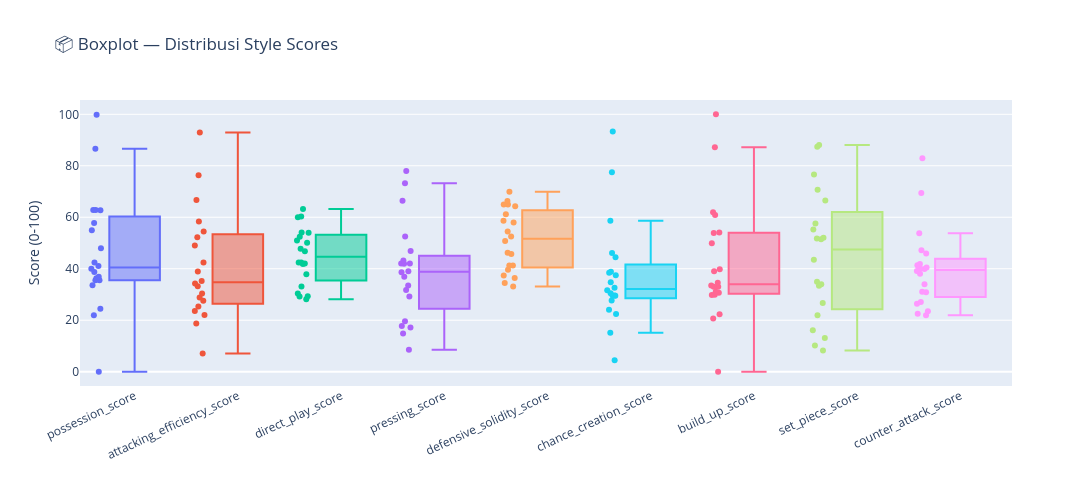

Notebook code cell kept with this figure:
### Code cell
# --- Boxplot untuk seluruh style scores ---
fig = px.box(
    teams_style_scores.melt(id_vars="club", value_vars=score_cols,
                            var_name="Style", value_name="Score"),
    x="Style",
    y="Score",
    color="Style",
    title="📦 Boxplot — Distribusi Style Scores",
    points="all",
    hover_data=["club"],
)

fig.update_layout(
    width=1100,
    height=500,
    showlegend=False,
    xaxis_tickangle=-25,
    xaxis_title="",
    yaxis_title="Score (0-100)",
)
fig.show()

### Figure 1 — Plotly figure (JSON) as saved in the notebook; plotly's stock layout.template omitted (floating-point values rounded to 4 significant figures)
{"data": [{"alignmentgroup": "True", "boxpoints": "all", "customdata": [["Alaves"], ["Athletic Bilbao"], ["Atlético Madrid"], ["Barcelona"], ["Celta Vigo"], ["Elche"], ["Espanyol"], ["Getafe"], ["Girona"], ["Levante"], ["Mallorca"], ["Osasuna"], ["Rayo Vallecano"], ["Real Betis"], ["Real Madrid"], ["Real Oviedo"], ["Real Sociedad"], ["Sevilla"], ["Valencia"], ["Villarreal"]], "hovertemplate": "Style=%{x}<br>Score=%{y}<br>club=%{customdata[0]}<extra></extra>", "legendgroup": "possession_score", "marker": {"color": "#636efa"}, "name": "possession_score", "notched": false, "offsetgroup": "possession_score", "orientation": "v", "showlegend": true, "type": "box", "x": ["possession_score", "possession_score", "possession_score", "possession_score", "possession_score", "possession_score", "possession_score", "possession_score", "possession_score", "possession_score", "possession_score", "possession_score", "possession_score", "possession_score", "possession_score", "possession_score", "possession_score", "possession_score", "possession_score", "possession_score"], "x0": " ", "xaxis": "x", "y": [35.54, 35.48, 62.8, 99.85, 62.75, 62.78, 21.93, 0.0, 57.78, 24.5, 36.86, 33.56, 42.45, 54.97, 86.57, 36.34, 47.95, 39.98, 38.72, 41.03], "y0": " ", "yaxis": "y"}, {"alignmentgroup": "True", "boxpoints": "all", "customdata": [["Alaves"], ["Athletic Bilbao"], ["Atlético Madrid"], ["Barcelona"], ["Celta Vigo"], ["Elche"], ["Espanyol"], ["Getafe"], ["Girona"], ["Levante"], ["Mallorca"], ["Osasuna"], ["Rayo Vallecano"], ["Real Betis"], ["Real Madrid"], ["Real Oviedo"], ["Real Sociedad"], ["Sevilla"], ["Valencia"], ["Villarreal"]], "hovertemplate": "Style=%{x}<br>Score=%{y}<br>club=%{customdata[0]}<extra></extra>", "legendgroup": "attacking_efficiency_score", "marker": {"color": "#EF553B"}, "name": "attacking_efficiency_score", "notched": false, "offsetgroup": "attacking_efficiency_score", "orientation": "v", "showlegend": true, "type": "box", "x": ["attacking_efficiency_score", "attacking_efficiency_score", "attacking_efficiency_score", "attacking_efficiency_score", "attacking_efficiency_score", "attacking_efficiency_score", "attacking_efficiency_score", "attacking_efficiency_score", "attacking_efficiency_score", "attacking_efficiency_score", "attacking_efficiency_score", "attacking_efficiency_score", "attacking_efficiency_score", "attacking_efficiency_score", "attacking_efficiency_score", "attacking_efficiency_score", "attacking_efficiency_score", "attacking_efficiency_score", "attacking_efficiency_score", "attacking_efficiency_score"], "x0": " ", "xaxis": "x", "y": [28.84, 25.37, 58.39, 92.97, 52.2, 42.47, 27.52, 18.7, 23.62, 34.26, 38.96, 30.42, 21.99, 49.0, 66.66, 7.11, 54.51, 35.2, 33.23, 76.34], "y0": " ", "yaxis": "y"}, {"alignmentgroup": "True", "boxpoints": "all", "customdata": [["Alaves"], ["Athletic Bilbao"], ["Atlético Madrid"], ["Barcelona"], ["Celta Vigo"], ["Elche"], ["Espanyol"], ["Getafe"], ["Girona"], ["Levante"], ["Mallorca"], ["Osasuna"], ["Rayo Vallecano"], ["Real Betis"], ["Real Madrid"], ["Real Oviedo"], ["Real Sociedad"], ["Sevilla"], ["Valencia"], ["Villarreal"]], "hovertemplate": "Style=%{x}<br>Score=%{y}<br>club=%{customdata[0]}<extra></extra>", "legendgroup": "direct_play_score", "marker": {"color": "#00cc96"}, "name": "direct_play_score", "notched": false, "offsetgroup": "direct_play_score", "orientation": "v", "showlegend": true, "type": "box", "x": ["direct_play_score", "direct_play_score", "direct_play_score", "direct_play_score", "direct_play_score", "direct_play_score", "direct_play_score", "direct_play_score", "direct_play_score", "direct_play_score", "direct_play_score", "direct_play_score", "direct_play_score", "direct_play_score", "direct_play_score", "direct_play_score", "direct_play_score", "direct_play_score", "direct_play_score", "direct_play_score"], "x0": " ", "xaxis": "x", "y": [42.39, 50.96, 37.83, 28.16, 29.33, 29.21, 60.25, 54.03, 30.34, 54.05, 41.81, 52.42, 50.08, 60.0, 42.42, 33.12, 47.81, 46.83, 42.08, 63.23], "y0": " ", "yaxis": "y"}, {"alignmentgroup": "True", "boxpoints": "all", "customdata": [["Alaves"], ["Athletic Bilbao"], ["Atlético Madrid"], ["Barcelona"], ["Celta Vigo"], ["Elche"], ["Espanyol"], ["Getafe"], ["Girona"], ["Levante"], ["Mallorca"], ["Osasuna"], ["Rayo Vallecano"], ["Real Betis"], ["Real Madrid"], ["Real Oviedo"], ["Real Sociedad"], ["Sevilla"], ["Valencia"], ["Villarreal"]], "hovertemplate": "Style=%{x}<br>Score=%{y}<br>club=%{customdata[0]}<extra></extra>", "legendgroup": "pressing_score", "marker": {"color": "#ab63fa"}, "name": "pressing_score", "notched": false, "offsetgroup": "pressing_score", "orientation": "v", "showlegend": true, "type": "box", "x": ["pressing_score", "pressing_score", "pressing_score", "pressing_score", "pressing_score", "pressing_score", "pressing_score", "pressing_score", "pressing_score", "pressing_score", "pressing_score", "pressing_score", "pressing_score", "pressing_score", "pressing_score", "pressing_score", "pressing_score", "pressing_score", "pressing_score", "pressing_score"], "x0": " ", "xaxis": "x", "y": [42.0, 77.96, 38.66, 73.25, 19.63, 42.06, 36.89, 38.98, 14.81, 31.7, 17.76, 29.21, 43.24, 46.87, 66.37, 17.13, 52.5, 41.91, 33.5, 8.5], "y0": " ", "yaxis": "y"}, {"alignmentgroup": "True", "boxpoints": "all", "customdata": [["Alaves"], ["Athletic Bilbao"], ["Atlético Madrid"], ["Barcelona"], ["Celta Vigo"], ["Elche"], ["Espanyol"], ["Getafe"], ["Girona"], ["Levante"], ["Mallorca"], ["Osasuna"], ["Rayo Vallecano"], ["Real Betis"], ["Real Madrid"], ["Real Oviedo"], ["Real Sociedad"], ["Sevilla"], ["Valencia"], ["Villarreal"]], "hovertemplate": "Style=%{x}<br>Score=%{y}<br>club=%{customdata[0]}<extra></extra>", "legendgroup": "defensive_solidity_score", "marker": {"color": "#FFA15A"}, "name": "defensive_solidity_score", "notched": false, "offsetgroup": "defensive_solidity_score", "orientation": "v", "showlegend": true, "type": "box", "x": ["defensive_solidity_score", "defensive_solidity_score", "defensive_solidity_score", "defensive_solidity_score", "defensive_solidity_score", "defensive_solidity_score", "defensive_solidity_score", "defensive_solidity_score", "defensive_solidity_score", "defensive_solidity_score", "defensive_solidity_score", "defensive_solidity_score", "defensive_solidity_score", "defensive_solidity_score", "defensive_solidity_score", "defensive_solidity_score", "defensive_solidity_score", "defensive_solidity_score", "defensive_solidity_score", "defensive_solidity_score"], "x0": " ", "xaxis": "x", "y": [58.01, 64.27, 58.67, 50.82, 45.68, 37.34, 41.25, 69.87, 36.43, 34.47, 33.11, 54.51, 64.98, 64.92, 61.14, 39.65, 41.27, 46.24, 52.5, 66.31], "y0": " ", "yaxis": "y"}, {"alignmentgroup": "True", "boxpoints": "all", "customdata": [["Alaves"], ["Athletic Bilbao"], ["Atlético Madrid"], ["Barcelona"], ["Celta Vigo"], ["Elche"], ["Espanyol"], ["Getafe"], ["Girona"], ["Levante"], ["Mallorca"], ["Osasuna"], ["Rayo Vallecano"], ["Real Betis"], ["Real Madrid"], ["Real Oviedo"], ["Real Sociedad"], ["Sevilla"], ["Valencia"], ["Villarreal"]], "hovertemplate": "Style=%{x}<br>Score=%{y}<br>club=%{customdata[0]}<extra></extra>", "legendgroup": "chance_creation_score", "marker": {"color": "#19d3f3"}, "name": "chance_creation_score", "notched": false, "offsetgroup": "chance_creation_score", "orientation": "v", "showlegend": true, "type": "box", "x": ["chance_creation_score", "chance_creation_score", "chance_creation_score", "chance_creation_score", "chance_creation_score", "chance_creation_score", "chance_creation_score", "chance_creation_score", "chance_creation_score", "chance_creation_score", "chance_creation_score", "chance_creation_score", "chance_creation_score", "chance_creation_score", "chance_creation_score", "chance_creation_score", "chance_creation_score", "chance_creation_score", "chance_creation_score", "chance_creation_score"], "x0": " ", "xaxis": "x", "y": [29.6, 46.15, 58.67, 93.29, 32.58, 27.62, 29.59, 4.45, 29.47, 34.77, 22.43, 31.62, 37.43, 44.51, 77.45, 15.13, 38.41, 24.02, 30.5, 38.8], "y0": " ", "yaxis": "y"}, {"alignmentgroup": "True", "boxpoints": "all", "customdata": [["Alaves"], ["Athletic Bilbao"], ["Atlético Madrid"], ["Barcelona"], ["Celta Vigo"], ["Elche"], ["Espanyol"], ["Getafe"], ["Girona"], ["Levante"], ["Mallorca"], ["Osasuna"], ["Rayo Vallecano"], ["Real Betis"], ["Real Madrid"], ["Real Oviedo"], ["Real Sociedad"], ["Sevilla"], ["Valencia"], ["Villarreal"]], "hovertemplate": "Style=%{x}<br>Score=%{y}<br>club=%{customdata[0]}<extra></extra>", "legendgroup": "build_up_score", "marker": {"color": "#FF6692"}, "name": "build_up_score", "notched": false, "offsetgroup": "build_up_score", "orientation": "v", "showlegend": true, "type": "box", "x": ["build_up_score", "build_up_score", "build_up_score", "build_up_score", "build_up_score", "build_up_score", "build_up_score", "build_up_score", "build_up_score", "build_up_score", "build_up_score", "build_up_score", "build_up_score", "build_up_score", "build_up_score", "build_up_score", "build_up_score", "build_up_score", "build_up_score", "build_up_score"], "x0": " ", "xaxis": "x", "y": [29.93, 31.02, 60.86, 100.0, 61.9, 54.07, 20.71, 0.0, 53.87, 22.35, 33.47, 29.75, 33.01, 49.89, 87.22, 30.71, 39.81, 33.02, 34.55, 39.03], "y0": " ", "yaxis": "y"}, {"alignmentgroup": "True", "boxpoints": "all", "customdata": [["Alaves"], ["Athletic Bilbao"], ["Atlético Madrid"], ["Barcelona"], ["Celta Vigo"], ["Elche"], ["Espanyol"], ["Getafe"], ["Girona"], ["Levante"], ["Mallorca"], ["Osasuna"], ["Rayo Vallecano"], ["Real Betis"], ["Real Madrid"], ["Real Oviedo"], ["Real Sociedad"], ["Sevilla"], ["Valencia"], ["Villarreal"]], "hovertemplate": "Style=%{x}<br>Score=%{y}<br>club=%{customdata[0]}<extra></extra>", "legendgroup": "set_piece_score", "marker": {"color": "#B6E880"}, "name": "set_piece_score", "notched": false, "offsetgroup": "set_piece_score", "orientation": "v", "showlegend": true, "type": "box", "x": ["set_piece_score", "set_piece_score", "set_piece_score", "set_piece_score", "set_piece_score", "set_piece_score", "set_piece_score", "set_piece_score", "set_piece_score", "set_piece_score", "set_piece_score", "set_piece_score", "set_piece_score", "set_piece_score", "set_piece_score", "set_piece_score", "set_piece_score", "set_piece_score", "set_piece_score", "set_piece_score"], "x0": " ", "xaxis": "x", "y": [55.21, 34.02, 51.7, 57.58, 8.21, 10.18, 87.36, 66.52, 21.89, 88.06, 26.67, 76.65, 34.93, 33.38, 70.64, 52.04, 51.5, 13.1, 43.45, 16.06], "y0": " ", "yaxis": "y"}, {"alignmentgroup": "True", "boxpoints": "all", "customdata": [["Alaves"], ["Athletic Bilbao"], ["Atlético Madrid"], ["Barcelona"], ["Celta Vigo"], ["Elche"], ["Espanyol"], ["Getafe"], ["Girona"], ["Levante"], ["Mallorca"], ["Osasuna"], ["Rayo Vallecano"], ["Real Betis"], ["Real Madrid"], ["Real Oviedo"], ["Real Sociedad"], ["Sevilla"], ["Valencia"], ["Villarreal"]], "hovertemplate": "Style=%{x}<br>Score=%{y}<br>club=%{customdata[0]}<extra></extra>", "legendgroup": "counter_attack_score", "marker": {"color": "#FF97FF"}, "name": "counter_attack_score", "notched": false, "offsetgroup": "counter_attack_score", "orientation": "v", "showlegend": true, "type": "box", "x": ["counter_attack_score", "counter_attack_score", "counter_attack_score", "counter_attack_score", "counter_attack_score", "counter_attack_score", "counter_attack_score", "counter_attack_score", "counter_attack_score", "counter_attack_score", "counter_attack_score", "counter_attack_score", "counter_attack_score", "counter_attack_score", "counter_attack_score", "counter_attack_score", "counter_attack_score", "counter_attack_score", "counter_attack_score", "counter_attack_score"], "x0": " ", "xaxis": "x", "y": [27.11, 38.08, 33.93, 45.88, 23.52, 30.88, 41.8, 22.48, 26.44, 47.15, 31.05, 39.13, 40.06, 69.39, 53.82, 21.94, 39.86, 40.48, 41.31, 82.96], "y0": " ", "yaxis": "y"}], "layout": {"boxmode": "overlay", "height": 500, "legend": {"title": {"text": "Style"}, "tracegroupgap": 0}, "showlegend": false, "title": {"text": "📦 Boxplot — Distribusi Style Scores"}, "width": 1100, "xaxis": {"anchor": "y", "categoryarray": ["possession_score", "attacking_efficiency_score", "direct_play_score", "pressing_score", "defensive_solidity_score", "chance_creation_score", "build_up_score", "set_piece_score", "counter_attack_score"], "categoryorder": "array", "domain": [0, 1], "tickangle": -25, "title": {"text": ""}}, "yaxis": {"anchor": "x", "domain": [0, 1], "title": {"text": "Score (0-100)"}}}}
